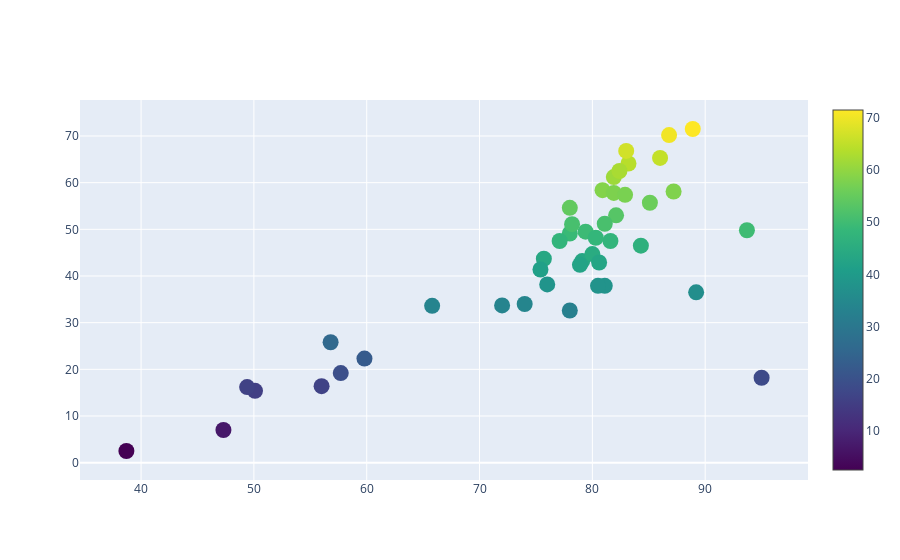

The code cell stored with this chart in its notebook:
### Code cell
fig = go.Figure(data=go.Scatter(x=fr_att_merge_filter_df["PROPORTIONAL_ATTENDANCE_TOTAL_PCT"],
                                y=fr_att_merge_filter_df["TOTAL_PCT"], 
                                mode="markers", marker = dict(size=16, color=fr_att_merge_filter_df["TOTAL_PCT"],
                                                              colorscale="Viridis",
                                                              showscale=True)
                               ))
fig.show()

### Figure 1 — Plotly figure (JSON) as saved in the notebook; plotly's stock layout.template omitted (floating-point values rounded to 4 significant figures)
{"data": [{"marker": {"color": [71.5, 43.7, 49.5, 32.6, 43.2, 49.8, 47.5, 41.4, 18.2, 42.4, 34, 64.1, 46.5, 36.5, 37.9, 49.1, 44.7, 54.6, 58.4, 61.2, 51.1, 48.2, 53, 19.2, 16.4, 38.2, 57.8, 58.1, 55.7, 37.9, 57.4, 33.7, 51.2, 62.5, 70.2, 33.6, 15.4, 66.8, 47.5, 7, 22.3, 2.5, 25.8, 42.9, 65.3, 16.2], "colorscale": [[0, "#440154"], [0.1111, "#482878"], [0.2222, "#3e4989"], [0.3333, "#31688e"], [0.4444, "#26828e"], [0.5556, "#1f9e89"], [0.6667, "#35b779"], [0.7778, "#6ece58"], [0.8889, "#b5de2b"], [1, "#fde725"]], "showscale": true, "size": 16}, "mode": "markers", "type": "scatter", "x": [88.9, 75.7, 79.4, 78, 79.1, 93.7, 81.6, 75.4, 95, 78.9, 74, 83.2, 84.3, 89.2, 81.1, 78, 80, 78, 80.9, 81.9, 78.2, 80.3, 82.1, 57.7, 56, 76, 81.9, 87.2, 85.1, 80.5, 82.9, 72, 81.1, 82.4, 86.8, 65.8, 50.1, 83, 77.1, 47.3, 59.8, 38.7, 56.8, 80.6, 86, 49.4], "y": [71.5, 43.7, 49.5, 32.6, 43.2, 49.8, 47.5, 41.4, 18.2, 42.4, 34, 64.1, 46.5, 36.5, 37.9, 49.1, 44.7, 54.6, 58.4, 61.2, 51.1, 48.2, 53, 19.2, 16.4, 38.2, 57.8, 58.1, 55.7, 37.9, 57.4, 33.7, 51.2, 62.5, 70.2, 33.6, 15.4, 66.8, 47.5, 7, 22.3, 2.5, 25.8, 42.9, 65.3, 16.2]}], "layout": {"autosize": true, "xaxis": {"autorange": true, "range": [34.31, 99.39], "type": "linear"}, "yaxis": {"autorange": true, "range": [-6.732, 80.73], "type": "linear"}}}
